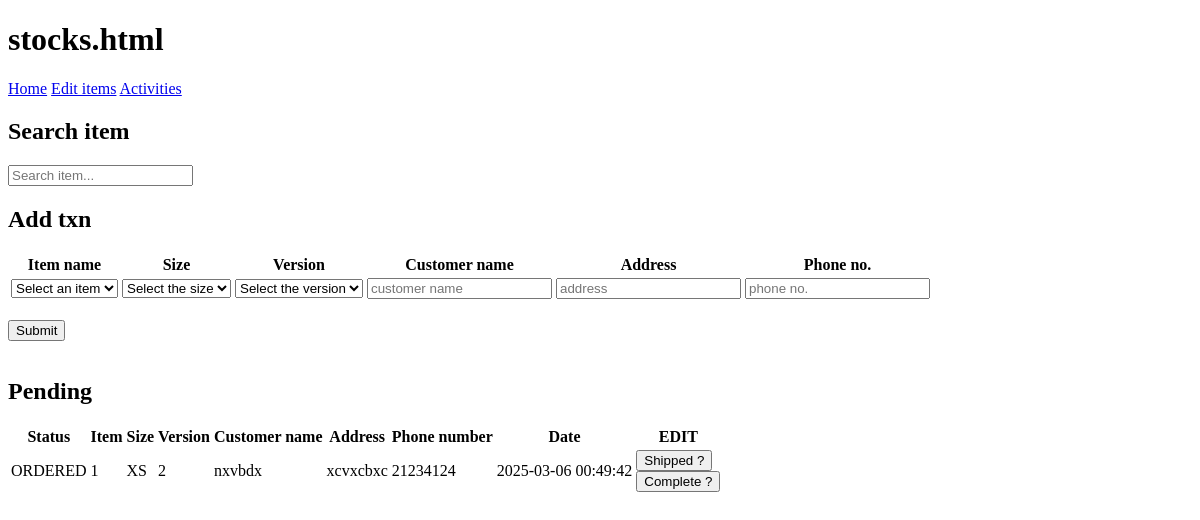
Before: /stocks with the older database file.
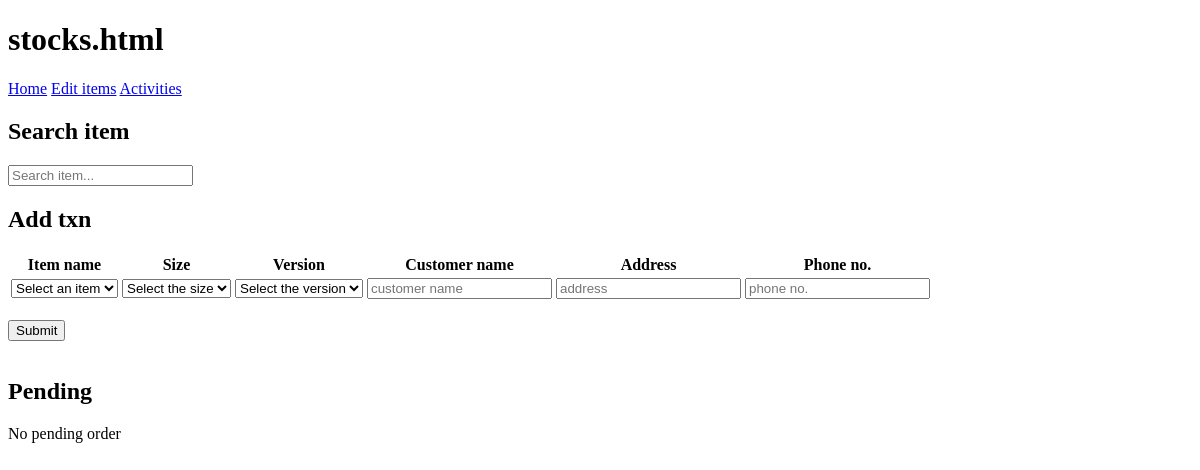
After: the same page with the newer database file.
### tables this page shows
CREATE TABLE "activities"
(
    ID           INTEGER
        primary key autoincrement,
    Status       TEXT default 'ORDERED' not null,
    Item         TEXT                   not null,
    Size         TEXT                   not null,
    Version      TEXT                   not null,
    CustomerName TEXT                   not null,
    Address      TEXT                   not null,
    PhoneNumber  NUMERIC                not null,
    Date         CURRENT_TIMESTAMP      not null,
    item_id      integer                not null
);

### app.py (the view, shortened to what this page needs)
@app.route('/stocks', methods=['GET', 'POST'])
def stocks():
    con = sqlite3.connect("endless.db")
    con.row_factory = sqlite3.Row
    db = con.cursor()
    name_and_version = db.execute("SELECT * FROM items ORDER BY Item").fetchall()
    activities = db.execute("SELECT * FROM activities").fetchall()
    size = db.execute("SELECT Size FROM sizes").fetchall()
    size_and_stocks = db.execute("SELECT * FROM size_and_stocks")
    if request.method == 'POST' and 'submit_txn' in request.form:
        item_name = request.form.get("item_name")
        size = request.form.get("size")
        version = request.form.get("version")
        customer = request.form.get("customer_name")
        address = request.form.get("address")
        phone = request.form.get("phone_no")
        phone = int(phone)
        if not item_name or not size or not version or not customer or not address or not phone:
            return render_template('stocks.html', message="Please fill out all the fields")
        if phone <= 0:
            return render_template('stocks.html', message="Please enter the valid number")
        item_id = db.execute("SELECT ID FROM items WHERE Item = ? AND Version = ?", (item_name,version)).fetchall()
        item_id = item_id[0][0]
        if not item_id:
            return render_template('stocks.html', message="Item not found")
        quantity = db.execute("SELECT Quantity from size_and_stocks JOIN sizes ON size_and_stocks.size_id = sizes.ID WHERE item_id = ? AND sizes.Size = ?", (item_id, size)).fetchall()
        quantity = quantity[0][0]
        if quantity < 1:
            flash("Out of stock")
            return redirect(url_for('stocks'))
        else:
            item_id = db.execute("SELECT ID FROM items WHERE Item = ? AND Version = ?", (item_name, version)).fetchall()
            db.execute(
                "INSERT INTO activities(Item,Size,Version,CustomerName,Address,PhoneNumber, Date, item_id) VALUES(?,?,?,?,?,?,DATETIME('now'),?)",
                (item_name, size, version, customer, address, phone, item_id[0][0]))
            con.commit()
            return redirect(url_for('stocks'))
    else:
        txn_query = db.execute("""
        SELECT * FROM activities
        WHERE Status <> ?
    """, ("COMPLETED",)).fetchall()
        return render_template('stocks.html', stocks=size_and_stocks , items = name_and_version, activities = activities, size = size, txn_query=txn_query )

### templates/stocks.html (shortened to what this page needs)
<!DOCTYPE html>
<html lang="en">
<head>
</head>
<header>
    <h1>stocks.html</h1>
</header>
<body>
<a href="/">Home</a>
<a href="/edit_item">Edit items</a>
<a href="/activities">Activities</a>
<div>
    <h2>Search item</h2>
    <input type="search" placeholder="Search item..." id="INDEX">
</div>
<h2>Add txn</h2>
<form method="POST">
    <table>
        <thead>
        <th>Item name</th>
        <th>Size</th>
        <th>Version</th>
        <th>Customer name</th>
        <th>Address</th>
        <th>Phone no.</th>
        </thead>
        <tbody>
        <tr>
            <td>
                <select name="item_name" required>
                    <option selected="selected" value="">Select an item</option>
                </select>
            </td>
            <td>
                <select name="size" required>
                    <option selected="selected" value="">Select the size</option>
                </select>
            </td>
            <td>
                <select name="version" required>
                    <option selected="selected" value="">Select the version</option>
                </select>
            </td>
            <td>
                <input type="text" name="customer_name" placeholder="customer name" required>
            </td>
            <td>
                <input type="text" name="address" placeholder="address" required>
            </td>
            <td>
                <input type="number" name="phone_no" placeholder="phone no." required>
            </td>
        </tr>
        </tbody>
    </table>
    <br>
    <button type="submit" name="submit_txn">Submit</button>
</form>
<br>
<h2>Pending</h2>
{% set ns = namespace(ifPending=False) %}
{% for pending in txn_query %}
    {% if pending.Status == 'SHIPPED' or pending.Status == 'ORDERED' %}
        {% set ns.ifPending = True %}
    {% endif %}
{% endfor %}
{% if not txn_query %}
    <p>No pending order</p>
{% elif ns.ifPending %}
    <table id="pendingTable">
        <thead>
        <th>Status</th>
        <th>Item</th>
        <th>Size</th>
        <th>Version</th>
        <th>Customer name</th>
        <th>Address</th>
        <th>Phone number</th>
        <th>Date</th>
        <th>EDIT</th>
        </thead>
        <tbody id="tbody-status">
        {% for pending in txn_query %}
            {% if pending.Status == 'SHIPPED' or pending.Status == 'ORDERED' %}
                <tr>
                    <td>{{ pending.Status }}</td>
                    <td>{{ pending.Item }}</td>
                    <td>{{ pending.Size }}</td>
                    <td>{{ pending.Version }}</td>
                    <td>{{ pending.CustomerName }}</td>
                    <td>{{ pending.Address }}</td>
                    <td>{{ pending.PhoneNumber }}</td>
                    <td>{{ pending.Date }}</td>
                    <td>
                        {% if pending.Status != "SHIPPED" %}
                            <form method="POST">
                                <button name="ship">Shipped ?</button>
                            </form>
                        {% endif %}
                        <form method="POST">
                            <button name="complete">Complete ?</button>
                        </form>
                    </td>
                </tr>
            {% endif %}
        {% endfor %}
        </tbody>
    </table>
{% else %}
    <p>No pending order</p>
{% endif %}
</body>
</html>

Changed rows visible on the page:
no longer on this page (row edited): activities: Status "ORDERED", Item "1", Size "XS", Version "2", CustomerName "nxvbdx", Address "xcvxcbxc", PhoneNumber "21234124", Date "2025-03-06 00:49:42"
Other visible differences:
text no longer shown: "Status Item Size Version Customer name Address Phone number Date EDIT"
text now shown: "No pending order"
